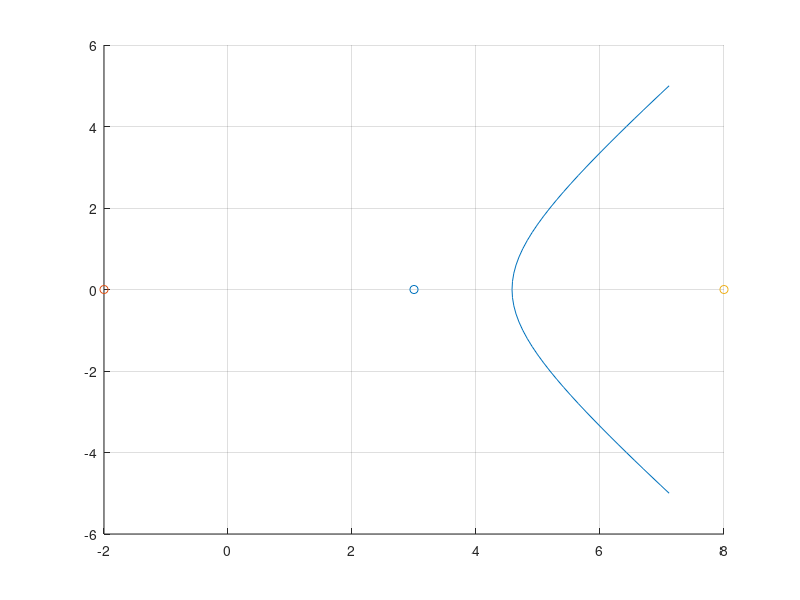

Here is the MATLAB script that generated this plot:
clear all
close all
% helutgotyv
c=5;
F2x=8;
F2y=0;
F1x=-2;
F1y=0;
x0=(F1x+F2x)/2;
y0=(F1y+F2y)/2;
k=5;
a=k/2;
b=sqrt((c^2)-(a^2));


y=-5:0.2:5;
% x=sqrt((a+(a*((y-y0).^2))/b));
xminusx0to2=(a+(a*(y.^2))/b);
x=sqrt(xminusx0to2)+x0;

scatter(x0,y0)
hold on
scatter(F1x,F1y)
hold on
scatter(F2x,F2y)
hold on
plot(x,y)
grid on